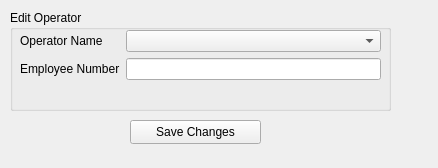
<?xml version="1.0" encoding="UTF-8"?>
<ui version="4.0">
 <class>editOperatorWidget</class>
 <widget class="QWidget" name="editOperatorWidget">
  <property name="geometry">
   <rect>
    <x>0</x>
    <y>0</y>
    <width>438</width>
    <height>168</height>
   </rect>
  </property>
  <property name="windowTitle">
   <string>Edit Operator</string>
  </property>
  <widget class="QGroupBox" name="groupBox">
   <property name="geometry">
    <rect>
     <x>10</x>
     <y>10</y>
     <width>381</width>
     <height>101</height>
    </rect>
   </property>
   <property name="title">
    <string>Edit Operator</string>
   </property>
   <widget class="QWidget" name="formLayoutWidget">
    <property name="geometry">
     <rect>
      <x>10</x>
      <y>20</y>
      <width>361</width>
      <height>74</height>
     </rect>
    </property>
    <layout class="QFormLayout" name="formLayout">
     <item row="0" column="0">
      <widget class="QLabel" name="label">
       <property name="text">
        <string>Operator Name</string>
       </property>
      </widget>
     </item>
     <item row="1" column="0">
      <widget class="QLabel" name="label_2">
       <property name="text">
        <string>Employee Number</string>
       </property>
      </widget>
     </item>
     <item row="1" column="1">
      <widget class="QLineEdit" name="editEmployeeNumberInput"/>
     </item>
     <item row="0" column="1">
      <widget class="QComboBox" name="editOperatorNameInput"/>
     </item>
    </layout>
   </widget>
  </widget>
  <widget class="QPushButton" name="saveOperatorButton">
   <property name="geometry">
    <rect>
     <x>130</x>
     <y>120</y>
     <width>131</width>
     <height>24</height>
    </rect>
   </property>
   <property name="text">
    <string>Save Changes</string>
   </property>
  </widget>
 </widget>
 <resources/>
 <connections/>
</ui>
